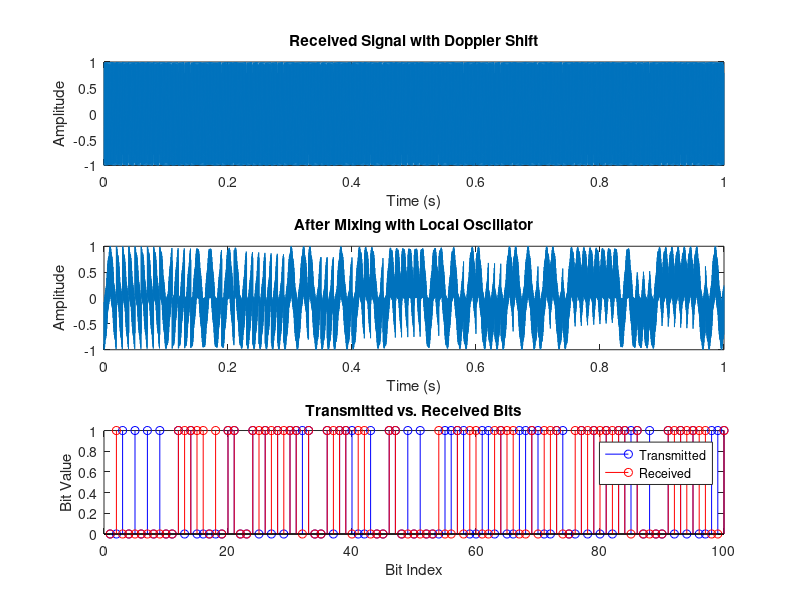

This figure's MATLAB source:
clear all;close all;clc;
% Parameters
fs = 1e4; % Sampling frequency
fc = 1000; % Carrier frequency (Hz)
fd = 50; % Doppler shift (Hz)
Rb = 100; % Bit rate
N = 100; % Number of bits

% Generate random BPSK message
bits = randi([0 1], 1, N);
bpsk_mod = 2*bits - 1;

% Time vector
t = (0:(length(bpsk_mod)*fs/Rb)-1)/fs;

% Carrier and Doppler Effect
carrier = cos(2*pi*fc*t);
doppler = cos(2*pi*(fc+fd)*t);
rx_signal = bpsk_mod(repelem(1:N, fs/Rb)) .* doppler;

% Doppler Compensation Loop
f_est = fc; % Initial estimate of frequency
step_size = 0.1; % Frequency adjustment step
num_iterations = 100;

for iter = 1:num_iterations
    % Local oscillator
    local_osc = cos(2*pi*f_est*t);
    
    % Mix (Down-convert)
    mixed_signal = rx_signal .* local_osc;
    
    % Low-pass filter (simple moving average)
    filt_signal = filter(ones(1,10)/10, 1, mixed_signal);
    
    % Demodulate
    demod = filt_signal(1:fs/Rb:end);
    rx_bits = demod > 0;
    
    % Correlation with original bits
    corr_val = sum(rx_bits == bits);
    
    % Adjust frequency estimate
    if corr_val < N/2
        f_est = f_est + step_size;
    else
        f_est = f_est - step_size;
    end
end

% Results
disp(['Estimated Doppler Shift: ', num2str(f_est - fc), ' Hz']);
disp(['Bit Error Rate (BER): ', num2str(sum(rx_bits ~= bits) / N)]);

% Plot
figure;
subplot(3,1,1);
plot(t, rx_signal);
title('Received Signal with Doppler Shift');
xlabel('Time (s)'); ylabel('Amplitude');

subplot(3,1,2);
plot(t, mixed_signal);
title('After Mixing with Local Oscillator');
xlabel('Time (s)'); ylabel('Amplitude');

subplot(3,1,3);
stem(bits, 'b');
hold on;
stem(rx_bits, 'r');
title('Transmitted vs. Received Bits');
xlabel('Bit Index'); ylabel('Bit Value');
legend('Transmitted', 'Received');
